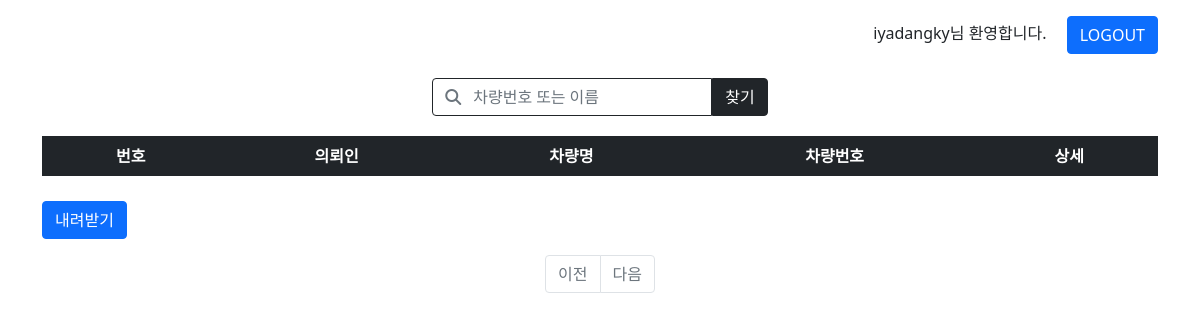
The app's page /posts/search/ (signed in), older data.
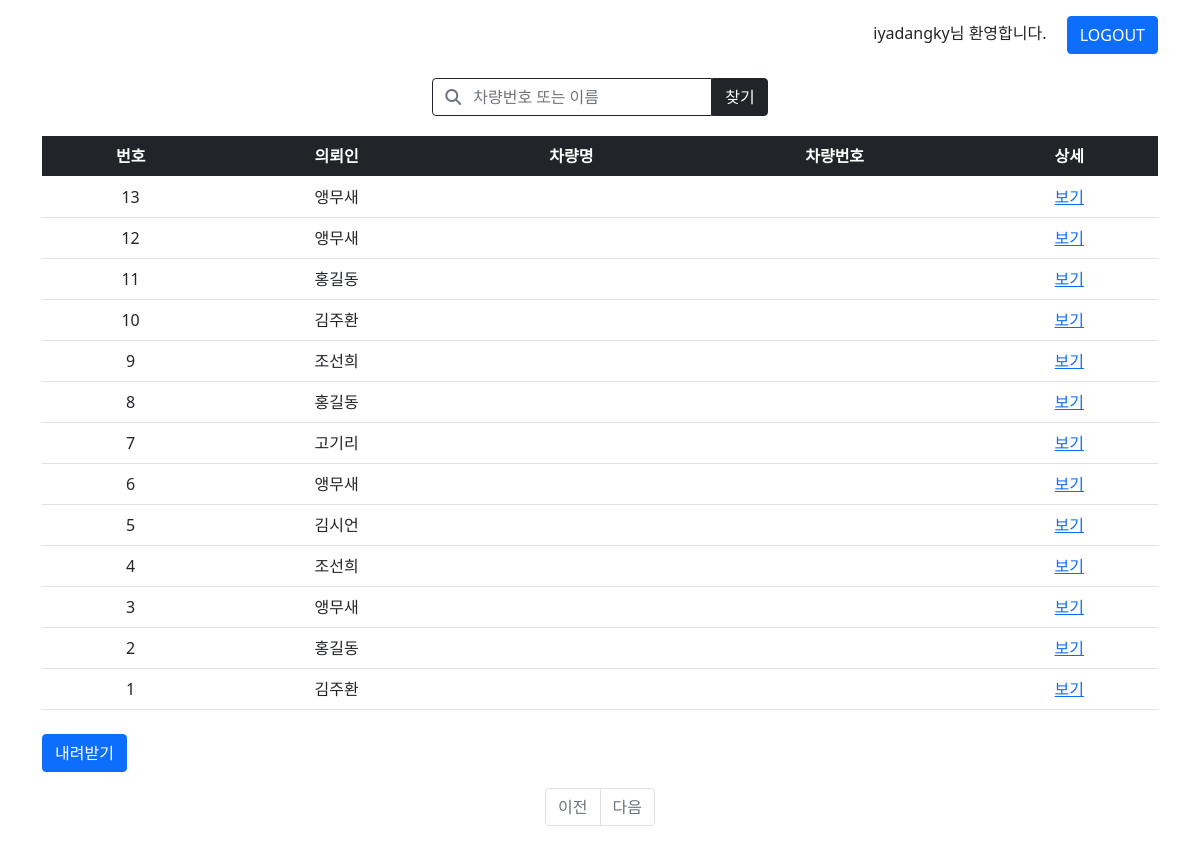
The same page, newer data.
### posts/models.py (models this page shows)
class Post(models.Model):
    created_at = models.DateTimeField()
    password = models.CharField(max_length=50, null=True)
    client = models.CharField(max_length=50, null=True)
    phoneNumber = models.CharField(max_length=50, null=True)
    contact = models.CharField(max_length=50, null=True)
    carModel = models.CharField(max_length=50, null=True)
    carNumber = models.CharField(max_length=50, null=True)
    birth = models.CharField(max_length=50, null=True)
    trim = models.CharField(max_length=50, null=True)
    fuel = models.CharField(max_length=50, null=True)
    driveType = models.CharField(max_length=50, null=True)
    airbag = models.CharField(max_length=50, null=True)
    mileage = models.CharField(max_length=50, null=True)
    eventDate = models.CharField(max_length=50, null=True)
    repairCost = models.CharField(max_length=50, null=True)
    proposedCompensation = models.CharField(max_length=50, null=True)
    insuranceCompany = models.CharField(max_length=50, null=True)
    faultRatio = models.CharField(max_length=50, null=True)
    location = models.CharField(max_length=50, null=True)
    others1 = models.CharField(max_length=50, null=True)
    others2 = models.CharField(max_length=50, null=True)
    others3 = models.CharField(max_length=50, null=True)
    note = models.CharField(max_length=500, null=True)
    addition = models.CharField(max_length=500, null=True)
    price = models.CharField(max_length=50, null=True)
    opinion = models.CharField(max_length=500, null=True)
    image1 = models.FileField(upload_to='posts', null=True)
    image2 = models.FileField(upload_to='posts', null=True)
    image3 = models.FileField(upload_to='posts', null=True)
    image4 = models.FileField(upload_to='posts', null=True)
    image5 = models.FileField(upload_to='posts', null=True)
    image6 = models.FileField(upload_to='posts', null=True)
    image7 = models.FileField(upload_to='posts', null=True)
    image8 = models.FileField(upload_to='posts', null=True)
    image9 = models.FileField(upload_to='posts', null=True)
    image10 = models.FileField(upload_to='posts', null=True)
    image11 = models.FileField(upload_to='posts', null=True)
    image12 = models.FileField(upload_to='posts', null=True)
    image13 = models.FileField(upload_to='posts', null=True)
    image14 = models.FileField(upload_to='posts', null=True)
    image15 = models.FileField(upload_to='posts', null=True)
    image16 = models.FileField(upload_to='posts', null=True)
    image17 = models.FileField(upload_to='posts', null=True)

### posts/views.py (the view)
# urls.py: path('search/', views.search, name='search'),
def search(request):
    posts = Post.objects.all().order_by('-created_at')
    q = request.GET.get('q', "")
    if q:
        posts = posts.filter(Q(carNumber__icontains=q) | Q(client__icontains=q)).distinct()
        context = {'posts' : posts,}
        return render(request, 'posts/index.html', context)
    else:
        posts = Post.objects.all().order_by('-created_at')
        context = {'posts' : posts,}
        return render(request, 'posts/index.html', context)

### posts/templates/posts/index.html (shortened to what this page needs)
{% extends 'base.html' %}
{% load static %}
{% block content %}
<div class="container">
    <div class="container1">
        <div class="item">
            <form method="GET" action="{% url 'posts:search' %}" enctype="multipart/form-data">
                <div class="container2">
                    <div class="item"><input class="form-control rounded-0 rounded-start border border-dark" style="width:280px" type="search" placeholder="&#xf002; &nbsp; 차량번호 또는 이름" name="q" value="{{q}}"></div>
                    <div class="item"><button type="submit" class="btn btn-dark rounded-0 rounded-end border border-dark">찾기</button></div>
                </div>
            </form>
        </div>
        <div class="nemo2"></div>
        <div class="item">
            {% if request.user.is_staff %}
            <table class="table text-center mb-4">
                <thead class="table-dark">
                    <tr>
                        <th>번호</th>
                        <th>의뢰인</th>
                        <th>차량명</th>
                        <th>차량번호</th>
                        <th>상세</th>
                    </tr>
                </thead>
                <tbody>
                    {% for post in posts %}
                    <tr>
                        <td>{{ post.id }}</td>
                        <td>{{ post.client }}</td>
                        <td>{{ post.carModel }}</td>
                        <td>{{ post.carNumber }}</td>
                        <td><a href="{% url 'posts:detail' post.id %}">보기</a></td>
                    </tr>
                    {% endfor %}
                </tbody>
            </table>
            <a href="{% url 'posts:export_content' %}" class="btn btn-primary mb-3">내려받기</a>
            {% endif %}
        </div>
    </div>
    <ul class="pagination justify-content-center">
        {% if posts.has_previous %}
        <li class="page-item">
            <a class="page-link" href="?page={{ posts.previous_page_number }}">이전</a>
        </li>
        {% else %}
        <li class="page-item disabled">
            <a class="page-link" tabindex="-1" aria-disabled="true" href="#">이전</a>
        </li>
        {% endif %}
        {% if posts.has_next %}
        <li class="page-item">
            <a class="page-link" href="?page={{ posts.next_page_number }}">다음</a>
        </li>
        {% else %}
        <li class="page-item disabled">
            <a class="page-link" tabindex="-1" aria-disabled="true" href="#">다음</a>
        </li>
        {% endif %}
    </ul>
</div>
{% endblock %}

Row changes from the older to the newer data that the page shows:
added Post: id "13", client "앵무새"
added Post: id "12", client "앵무새"
added Post: id "11", client "홍길동"
added Post: id "10", client "김주환"
added Post: id "9", client "조선희"
added Post: id "8", client "홍길동"
added Post: id "7", client "고기리"
added Post: id "6", client "앵무새"
added Post: id "5", client "김시언"
added Post: id "4", client "조선희"
added Post: id "3", client "앵무새"
added Post: id "2", client "홍길동"
added Post: id "1", client "김주환"
